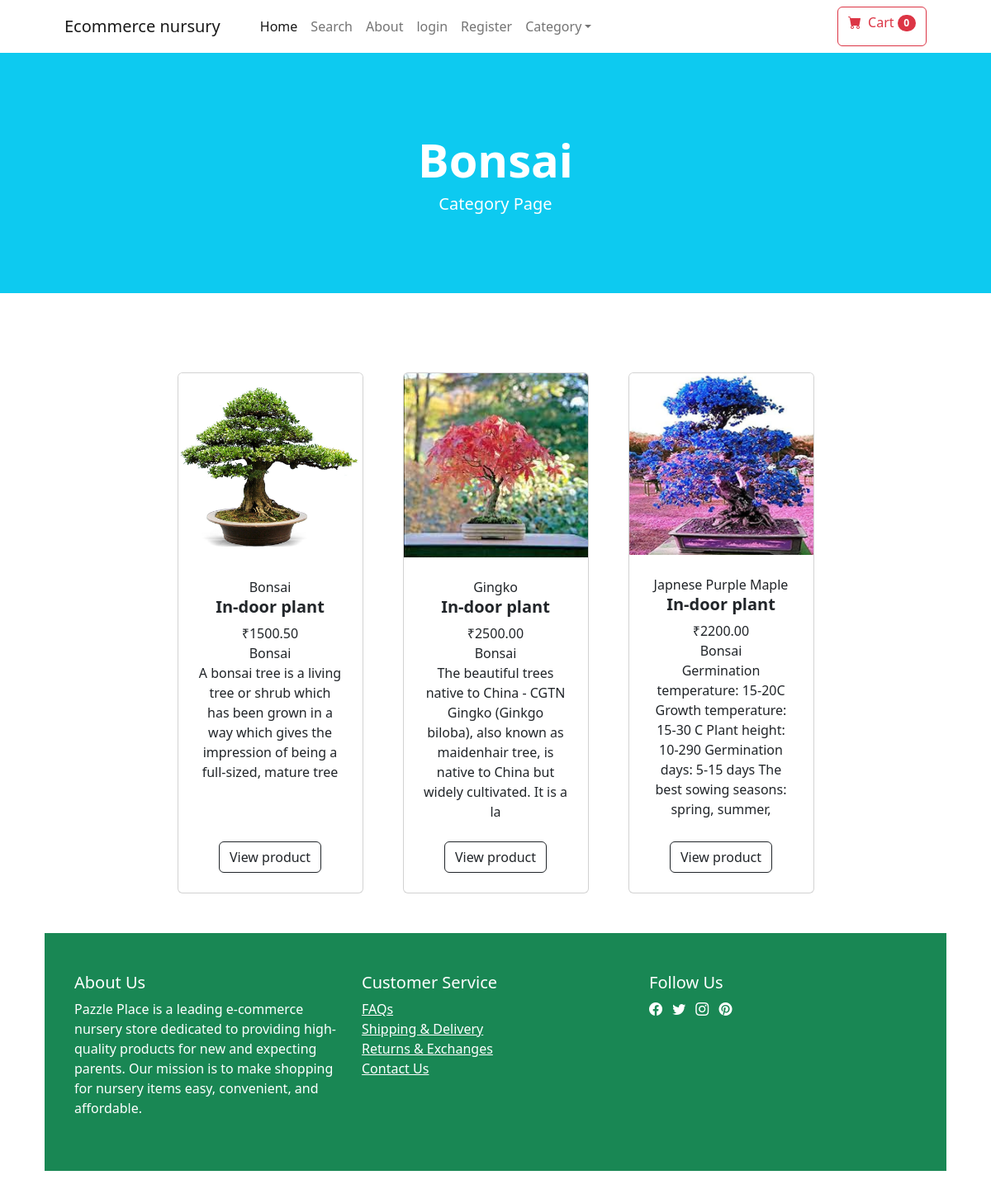
/category/Bonsai, run on the app's committed database.
### store/models.py (models this page shows, shortened)
class Category(models.Model):
    name = models.CharField(max_length=50)
    def __str__(self):
        return self.name
    class Meta:
        verbose_name_plural = 'categories'

class Product(models.Model):
    name =models.CharField(max_length=50)
    price =models.DecimalField(default=0,decimal_places=2,max_digits=7)
    category =models.ForeignKey(Category,on_delete=models.CASCADE, default=1)
    description =models.CharField(max_length=150,default='', blank=True, null=True)
    image =models.ImageField(upload_to='upload/product/')
    is_sale =models.BooleanField(default=False)
    sale_price = models.DecimalField(default=0,decimal_places=2,max_digits=7)

### store/views.py (the view)
# urls.py: path('category/<str:foo>', views.category, name= 'category'),# foo is a category name
def category(request, foo):
    foo = foo.replace('-', ' ')
    try:
        category = Category.objects.get(name=foo)
        products = Product.objects.filter(category=category)
        return render(request, 'category.html', {'products':products, 'category':category})
    except:
            messages.success(request, "That category Doesn't Exist...")
            return redirect('home')

### cart/cart.py (called while the page is built)
        def __len__(self):
                return len(self.cart)

### cart/context_processer.py (called while the page is built)
def cart(request):
    return {'cart': Cart(request)}

### store/templates/category.html (shortened to what this page needs)
{% extends "base.html"%}
{% block content %}
<header class="bg-info py-5">
    <div class="container px-4 px-lg-5 my-5">
        <div class="text-center text-white">
            <h1 class="display-4 fw-bolder">{{ category }}</h1>
            <h2 class="lead fw-normal text-ligth  mb-0">Category Page</h2>
        </div>
    </div>
</header>
<section class="py-5">
    <div class="container px-4 px-lg-5 mt-5">
        <div class="row gx-4 gx-lg-5 row-cols-2 row-cols-md-3 row-cols-xl-4 justify-content-center">
            {% for product in products %}
            {% if product.is_sale %}
            <div class="col mb-5">
                <div class="card h-100">
                    <div class="badge bg-danger text-white position-absolute" style="top: 0.5rem; right: 0.5rem">Sale</div>
                    <img class="card-img-top" src="{{product.image.url}}" alt="..." />
                    <div class="card-body p-4">
                        <div class="text-center">
                            {{ product.name }}
                            <h5 class="fw-bolder">out-door plant</h5>
                            <strike>₹ {{ product.price }}</strike>
                            &nbsp;
                            ₹{{ product.sale_price }}
                            <br/>
                            {{ product.category }}
                            <br/>
                            {{ product.description}}
                        </div>
                    </div>
                    <div class="card-footer p-4 pt-0 border-top-0 bg-transparent">
                        <div class="text-center"><a class="btn btn-outline-dark mt-auto" href="{% url 'product' product.id %}">View product</a></div>
                    </div>
                </div>
            </div>
            {% else %}
            <div class="col mb-5">
                <div class="card h-100">
                    <img class="card-img-top" src="{{ product.image.url }}" alt="..." />
                    <div class="card-body p-4">
                        <div class="text-center">
                            {{ product.name }}
                            <h5 class="fw-bolder">In-door plant </h5>
                            ₹{{ product.price}}
                            <br/>
                            {{ product.category }}
                            <br/>
                            {{ product.description}}
                        </div>
                    </div>
                    <div class="card-footer p-4 pt-0 border-top-0 bg-transparent">
                        <div class="text-center"><a class="btn btn-outline-dark mt-auto" href="{% url 'product' product.id %}">View product</a></div>
                    </div>
                </div>
            </div>
            {% endif %}
            {% endfor %}
</body>
</html>
{% endblock %}

### data on the page
Category: name "Bonsai"
Product: image (picture), name "Bonsai", price "1500.50", category "Bonsai", description "A bonsai tree is a living tree or shrub which has been grown in a way which gives the impression of being a full-sized, mature tree"
Product: image (picture), name "Gingko", price "2500.00", category "Bonsai", description "The beautiful trees native to China - CGTN Gingko (Ginkgo biloba), also known as maidenhair tree, is native to China but widely cultivated. It is a la"
Product: image (picture), name "Japnese Purple Maple", price "2200.00", category "Bonsai", description "Germination temperature: 15-20C Growth temperature: 15-30 C Plant height: 10-290 Germination days: 5-15 days The best sowing seasons: spring, summer,"

### other printed values
{{ cart|length }} "0"
